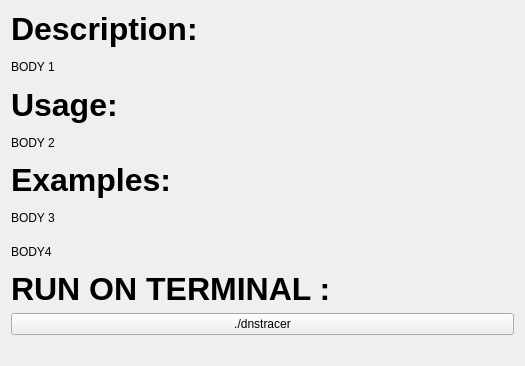
          <widget class="QWidget" name="scrollAreaWidgetContents_8">
           <property name="geometry">
            <rect>
             <x>0</x>
             <y>0</y>
             <width>525</width>
             <height>366</height>
            </rect>
           </property>
           <layout class="QGridLayout" name="gridLayout_7">
            <item row="8" column="0">
             <widget class="QPushButton" name="dnstracerButton">
              <property name="text">
               <string>./dnstracer</string>
              </property>
             </widget>
            </item>
            <item row="9" column="0">
             <spacer name="dnstracerVSpacer">
              <property name="orientation">
               <enum>Qt::Vertical</enum>
              </property>
              <property name="sizeType">
               <enum>QSizePolicy::Fixed</enum>
              </property>
              <property name="sizeHint" stdset="0">
               <size>
                <width>20</width>
                <height>20</height>
               </size>
              </property>
             </spacer>
            </item>
            <item row="7" column="0">
             <widget class="QLabel" name="dnstracerH4">
              <property name="font">
               <font>
                <pointsize>24</pointsize>
                <weight>75</weight>
                <bold>true</bold>
               </font>
              </property>
              <property name="text">
               <string>RUN ON TERMINAL :</string>
              </property>
             </widget>
            </item>
            <item row="5" column="0">
             <widget class="QLabel" name="dnstracerB3">
              <property name="text">
               <string>BODY 3</string>
              </property>
             </widget>
            </item>
            <item row="1" column="0">
             <widget class="QLabel" name="dnstracerB1">
              <property name="text">
               <string>BODY 1</string>
              </property>
             </widget>
            </item>
            <item row="2" column="0">
             <widget class="QLabel" name="dnstracerH2">
              <property name="font">
               <font>
                <pointsize>24</pointsize>
                <weight>75</weight>
                <bold>true</bold>
               </font>
              </property>
              <property name="text">
               <string>Usage:</string>
              </property>
             </widget>
            </item>
            <item row="0" column="0">
             <widget class="QLabel" name="dnstracerH1">
              <property name="font">
               <font>
                <pointsize>24</pointsize>
                <weight>75</weight>
                <bold>true</bold>
               </font>
              </property>
              <property name="text">
               <string>Description:</string>
              </property>
             </widget>
            </item>
            <item row="3" column="0">
             <widget class="QLabel" name="dnstracerB2">
              <property name="text">
               <string>BODY 2</string>
              </property>
             </widget>
            </item>
            <item row="4" column="0">
             <widget class="QLabel" name="dnstracerH3">
              <property name="font">
               <font>
                <pointsize>24</pointsize>
                <weight>75</weight>
                <bold>true</bold>
               </font>
              </property>
              <property name="text">
               <string>Examples:</string>
              </property>
             </widget>
            </item>
            <item row="6" column="0">
             <widget class="QLabel" name="dnstracerB4">
              <property name="text">
               <string>BODY4</string>
              </property>
             </widget>
            </item>
           </layout>
          </widget>
